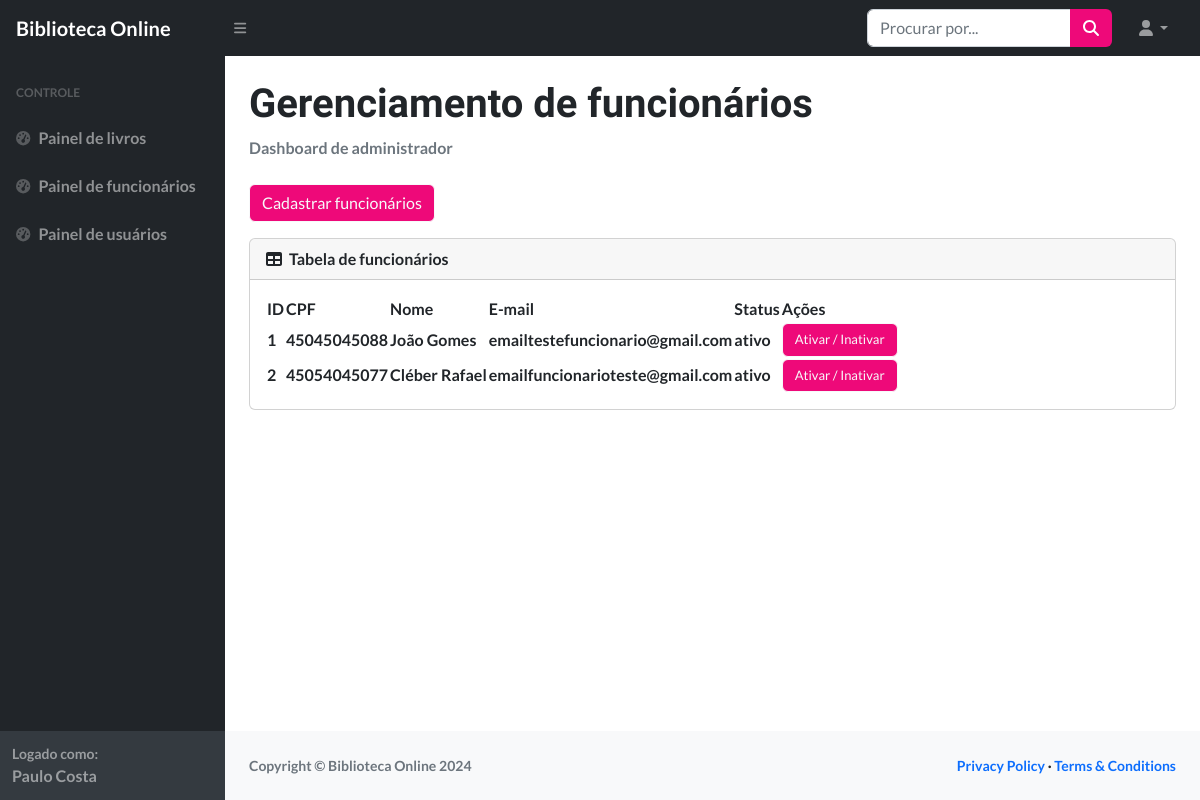
Screenshot of /site-biblioteca/dashboard-admin/index_funcionarios.php (signed in) with the database file from the repository.
### tables this page shows
CREATE TABLE funcionario (
    email varchar(100),
    nome varchar(200),
    id_funcionario int AUTO_INCREMENT UNIQUE PRIMARY KEY,
    cpf varchar(11) UNIQUE,
    senha varchar(100),
    status ENUM('ativo', 'inativo') DEFAULT 'ativo'
);

### site-biblioteca/dashboard-admin/index_funcionarios.php (the view, shortened to what this page needs)
<?php
include 'menu.php';
?>
<div id="layoutSidenav_content">
    <main>
        <div class="container-fluid px-4">
            <h1 class="mt-4" style="font-weight: 600;">Gerenciamento de funcionários</h1>
            <ol class="breadcrumb mb-4">
                <li class="breadcrumb-item active">Dashboard de administrador</li>
            </ol>
            <button class='btn btn-outline-light' style="margin-bottom: 1rem; background-color: #ee0979"
                data-bs-toggle="modal" data-bs-target="#bookModal">Cadastrar funcionários</button>
            <div class="card mb-4">
                <div class="card-header">
                    <i class="fas fa-table me-1"></i>
                    Tabela de funcionários
                </div>
                <div class="card-body">
                    <table id="datatablesSimple">
                        <thead>
                            <tr>
                                <th scope="col">ID</th>
                                <th scope="col">CPF</th>
                                <th scope="col">Nome</th>
                                <th scope="col">E-mail</th>
                                <th scope="col">Status</th>
                                <th>Ações</th>
                            </tr>
                        </thead>
                        <tbody>
                            <?php
                            $sql = "SELECT * FROM funcionario";
                            $consulta = $conexao->query($sql);
                            while ($dados = $consulta->fetch_assoc()) {
                                echo "<tr>";
                                echo "<td>" . $dados['id_funcionario'] . "</td>";
                                echo "<td>" . $dados['cpf'] . "</td>";
                                echo "<td>" . $dados['nome'] . "</td>";
                                echo "<td>" . $dados['email'] . "</td>";
                                echo "<td>" . $dados['status'] . "</td>";
                                echo "<td>
                                        <a href='ativa-desativa.php?id_funcionario=" . $dados["id_funcionario"] . "'>
                                            <button
                                                class='btn btn-outline-light'
                                                onclick='return confirmUpdate()'
                                                style='font-size: small;
                                                background-color: #ee0979'> Ativar / Inativar </button>
                                        </a>
                                    </td>";
                            }
                            ?>
                        </tbody>
                    </table>
                </div>
            </div>
        </div>
    </main>
    <footer class="py-4 bg-light mt-auto">
        <div class="container-fluid px-4">
            <div class="d-flex align-items-center justify-content-between small">
                <div class="text-muted">Copyright &copy; Biblioteca Online 2024</div>
                <div>
                    <a href="#">Privacy Policy</a>
                    &middot;
                    <a href="#">Terms &amp; Conditions</a>
                </div>
            </div>
        </div>
    </footer>
</div>
</div>
</body>
</html>

### site-biblioteca/dashboard-admin/menu.php (style rules this page uses)
body { font-family: 'Lato', sans-serif; font-weight: 700; }
h1, h2, h3 { font-family: 'Catamaran', sans-serif; font-weight: 400; }
a { text-decoration: none; }

### rows the page displays
funcionario: id_funcionario "1", cpf "45045045088", nome "João Gomes", email "emailtestefuncionario@gmail.com", status "ativo"
funcionario: id_funcionario "2", cpf "45054045077", nome "Cléber Rafael", email "emailfuncionarioteste@gmail.com", status "ativo"

### other values shown
$_SESSION['nome'] "Paulo Costa"
